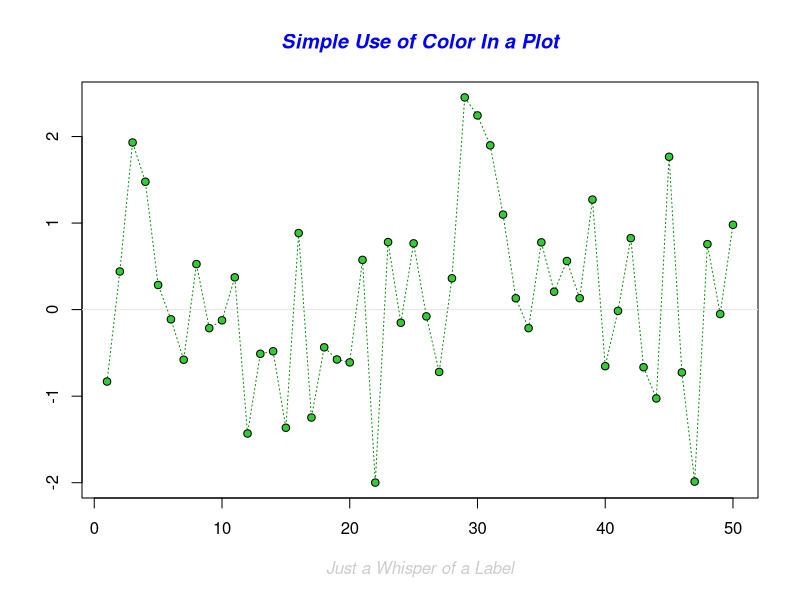
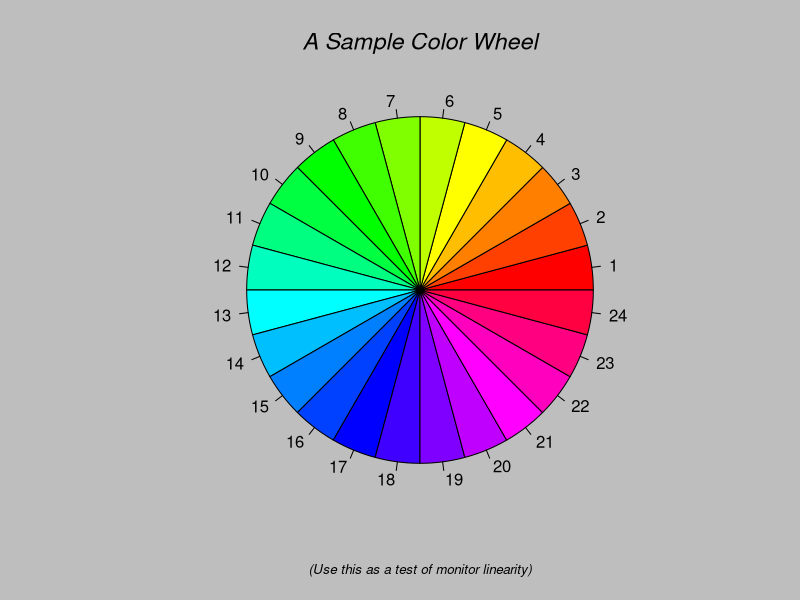
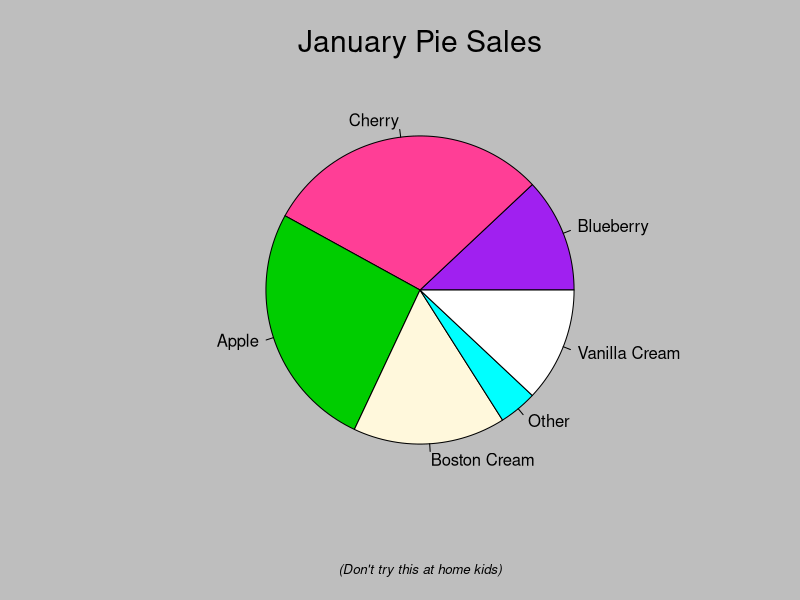
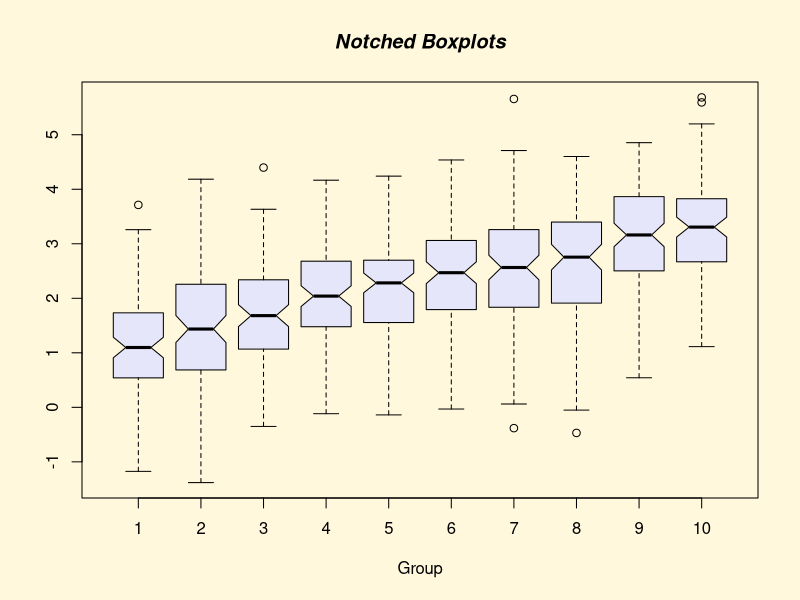
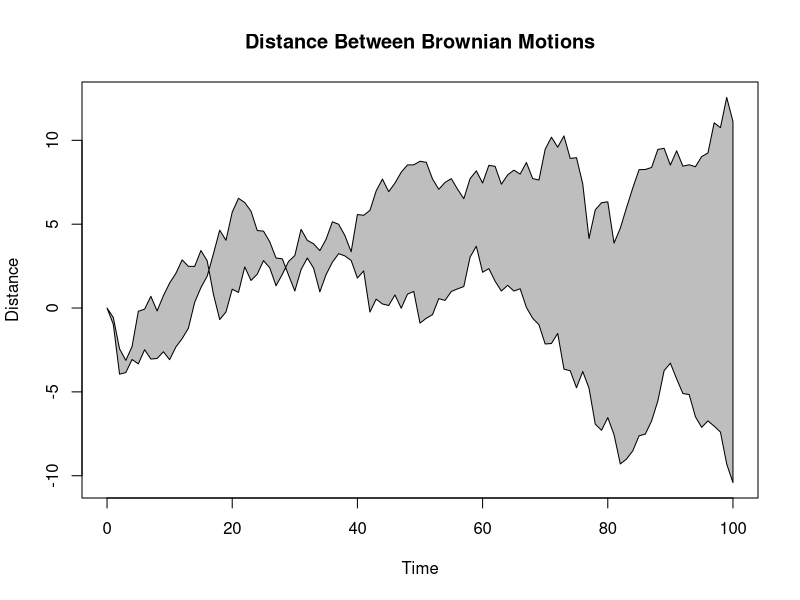
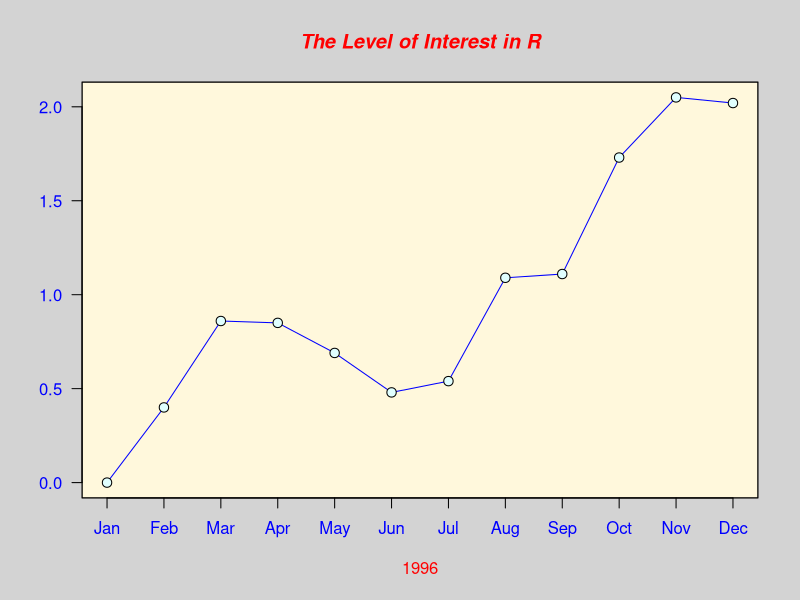
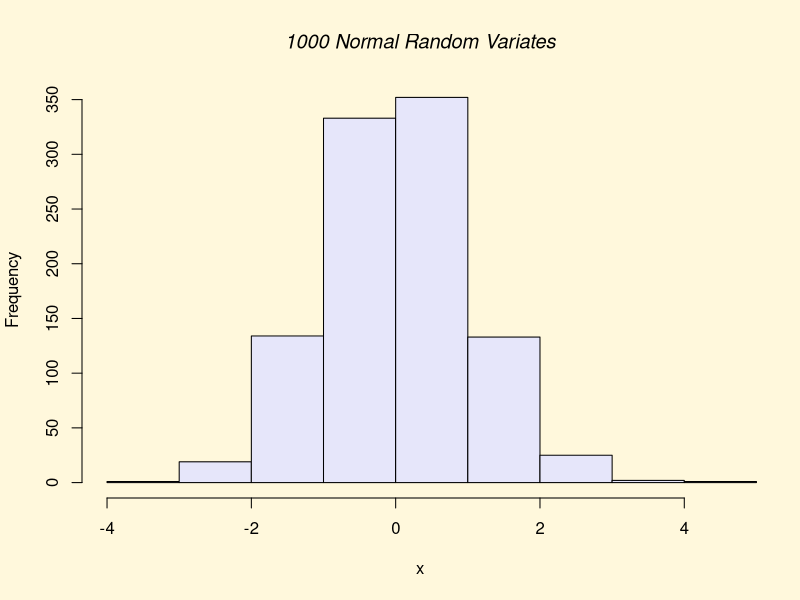
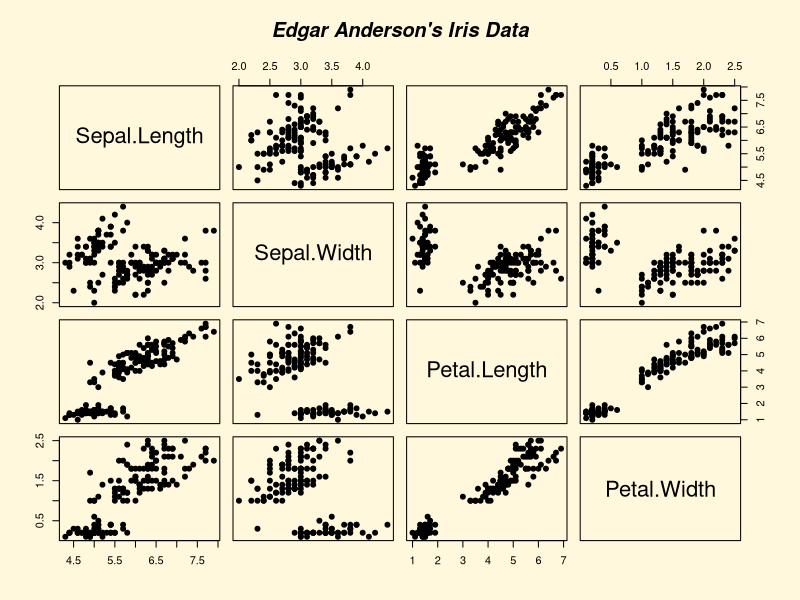

These figures' R source, in order:
# SK 29/08/2014

# Macroecology & Community Ecology, University of Copenhagen
# Introduction to R exercise



#################################################

# 1. DATA VISUALIZATION EXAMPLES

################################################

# FOR HELP: http://www.statmethods.net/graphs/index.html
# R Graphics gallery: http://addictedtor.free.fr/graphiques/

# the command below will produce a few example plots so you
# can see what R is capable of.
# (notice on the command screen you need to press Enter to move to the next plot)
demo(graphics)

rm(list=ls())
par(mfcol=c(1,1))




#################################################

# 2. UNIVARIATE DATA

################################################

# Read in the example dataset: MacroalgaeGenusRichness.csv.
# These data tell you the genus richness of macroalgae (seaweed!) and 
# the value of some environmental variables at 354 sites.
# The extent of the dataset is global.
# These data were used for Keith et al. 2014. Global Ecology & Biogeography 23:517-529.
# and are free to download on Figshare ()
mgr <- read.csv("MacroalgaeGenusRichness.csv")
# We have created an object called "mgr" that holds the data

# have a look at the first few rows so you know what the dataset looks like
head(mgr)
# there are many more rows than you see here, type the next command to see how many
nrow(mgr) 

# for now, we will just focus on genus richness column
# We can create a vector with these data only
gr <- mgr$GenusRich

# view the first 20 elements (species)
head(gr,20)
# how many species ranges are included in this object?
length(gr)


# draw a HISTOGRAM of a single variable
hist(gr)
# specify number of breaks
hist(gr,breaks=20)
# add a min and max value for the x axis
hist(gr,breaks=20,xlim=c(0,500))
# add main title and x axis label
hist(gr,breaks=20,xlim=c(0,500),main="Macroalgae Richness",xlab="Genus richness")
# change the colour
hist(gr,breaks=20,xlim=c(0,500),main="Macroalgae Richness",xlab="Genus richness",col=3)


# Reproduce as a DENSITY plot
# This gives you a smoothed line

# First, calculate the density
d <- density(gr,bw="nrd")
# then plot the result
plot(d,xlim=c(0,600),col=2,main="Density Genus Richness",xlab="Genus richness")
# now get density of another variable
# (here we have just added 1000 to each value in AOO)
d2 <- density(gr+100,bw="nrd")
# plot lines on top of existing plot
lines(d2)

# BOXPLOTS
# plot one variable as a boxplot.
# Boxplots show the median (middle line), 1st & 3rd quartiles (box)
boxplot(mgr$SST.MEAN)
# now plot three variables side by side. Select the columns from the dataframe with [row,column]
boxplot(mgr[,9:11])
# add a notch - it looks nicer!
boxplot(mgr[,9:11],notch=TRUE)


############################################################
#######               FOR YOUR REPORT 1               ######
#######                    START                      ######
############################################################

## TRY PLOTTING SOME HISTORGRAMS OF OTHER VARIABLES IN THE DATASET
## You can use the "hist" function below - remove the hashtag and replace the dots with a column name
## build up a nice plot by inserting extra arguments as we did above.

colnames(mgr)  # this will tell you what the columns are called

# hist(mgr$....)

## COPY AND PASTE AN EXAMPLE HISTOGRAM INTO YOUR REPORT
## DISCUSS WHAT IT SHOWS

############################################################
#######               FOR YOUR REPORT 1               ######
#######                     END                       ######
############################################################





#################################################

# 3. BIVARIATE DATA

################################################

# plot data points by latitude and longitude
plot(mgr$Long,mgr$Lat)  
# think about what this plot looks like...



############################################################
#######               FOR YOUR REPORT 2               ######
#######                    START                      ######
############################################################

# How does genus richness vary with latitude?
colnames(mgr)  # this will tell you what the columns are called
# Does it fit the classic latitudinal gradient pattern?

## COPY AND PASTE THIS PLOT INTO YOUR REPORT AND DESCRIBE

############################################################
#######               FOR YOUR REPORT 2               ######
#######                     END                       ######
############################################################



# produce some scatterplots of the relationship between
# (a) genus richness and one environmental variable
# (b) between two environmental variables

colnames(mgr)

# Here's an example for (a)
plot(mgr$GenusRich,mgr$SST.MEAN,pch=4,col="red")
# you can replace "SST.MEAN" with the name of an alternative column 
# to plot a different variable against richness

# Here's an example for (b)
plot(mgr$SST.MAX,mgr$SST.MIN,pch=1,col="blue")
# you can replace "SST.MAX" and/or "SST.MIN" with the name of an alternative column 
# to plot a different variable against richness

# Have a look at how the environmental variables in this dataset are related to each other

# Plot multiple panels in the same window
# The following code will set up a 2 x 2 plot
par(mfcol=c(2,2))
plot(mgr$SST.MAX,mgr$SST.MIN,pch=1,col="blue")
plot(mgr$SST.MAX,mgr$SST.MEAN,pch=1,col="black")
plot(mgr$SST.MAX,mgr$PAR,pch=1,col="red")
plot(mgr$SST.MAX,mgr$SALINITY,pch=1,col="dark green")



############################################################
#######               FOR YOUR REPORT 3               ######
#######                    START                      ######
############################################################

## PLOT SOME SCATTERPLOTS OF OTHER VARIABLE COMBINATIONS IN THE DATASET
## build up a nice plot by inserting extra arguments as we did above.
## Many of the arguments in hist can also be used for plot.

colnames(mgr)  # this will tell you what the columns are called

## COPY AND PASTE INTERESTING SCATTERPLOTS INTO YOUR REPORT
## AND DISCUSS THEM

############################################################
#######               FOR YOUR REPORT 3               ######
#######                     END                       ######
############################################################





